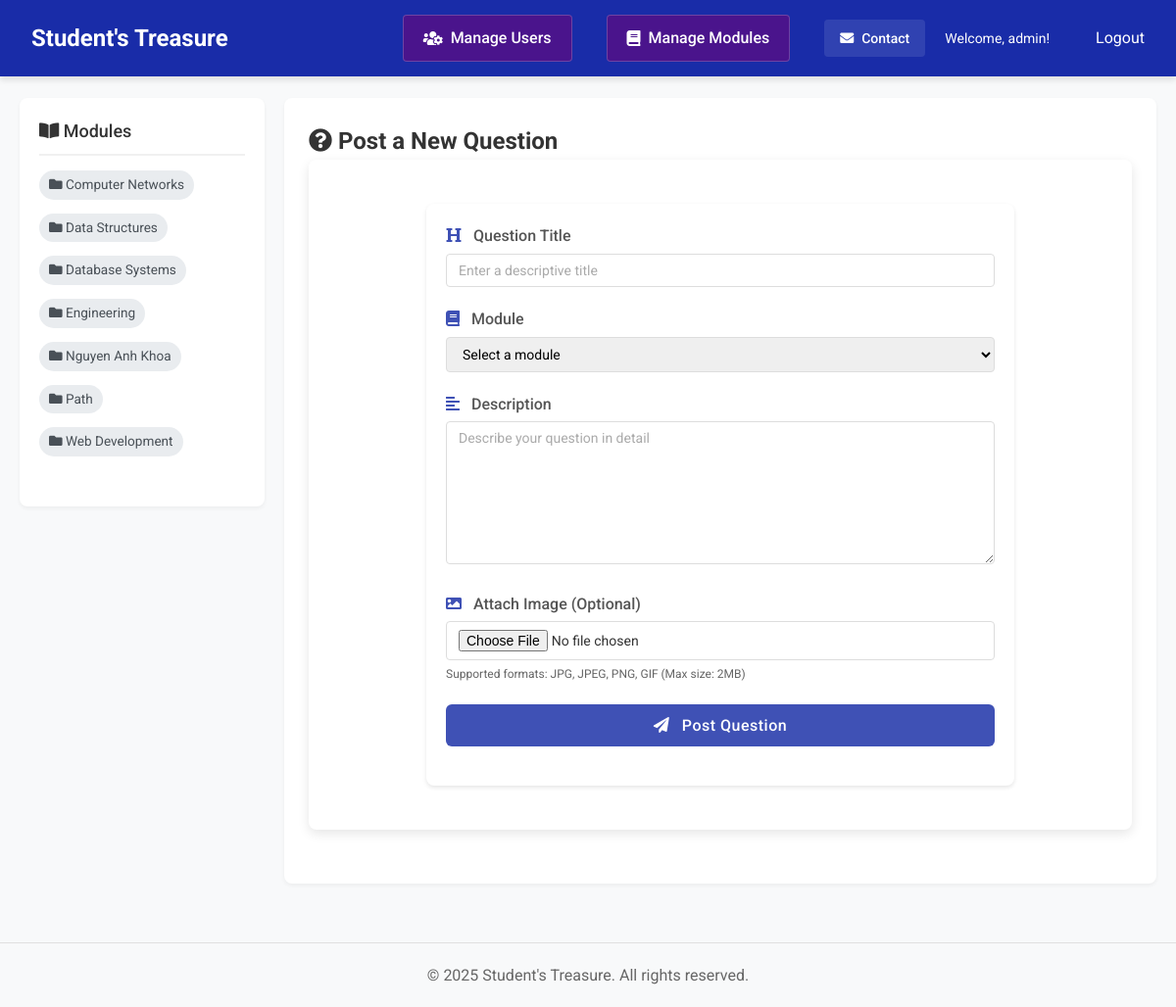
Screenshot of /index.php?action=create_post (signed in) with the database file from the repository.
### tables this page shows
CREATE TABLE `modules` (
  `id` int(11) NOT NULL,
  `name` varchar(100) NOT NULL,
  `created_at` timestamp NOT NULL DEFAULT current_timestamp()
);

### app/views/create_post.php (called while the page is built, shortened)
<?php
require_once __DIR__ . '/../models/database_functions.php';
$moduleModel = new Module();
$modules = $moduleModel->getAllModules();
include __DIR__ . '/includes/header.php';
include __DIR__ . '/templates/create_post_html.php';
include __DIR__ . '/includes/footer.php';
?>

### app/models/database_functions.php (called while the page is built, shortened)
<?php
class Module {
    public function getAllModules() {
        $pdo = connectDB();
        $stmt = $pdo->query("SELECT * FROM modules ORDER BY name");
        return $stmt->fetchAll();
    }
}
?>

### app/views/templates/create_post_html.php (the view, shortened to what this page needs)
<div class="container main-container">
    <div class="sidebar">
        <div class="sidebar-section">
            <h3 class="sidebar-title"><i class="fas fa-book-open"></i> Modules</h3>
            <ul class="module-list">
                <?php foreach ($modules as $module): ?>
                <li><a class="tag" href="index.php?action=module_posts&id=<?= $module['id'] ?>"><i class="fas fa-folder"></i> <?= htmlspecialchars($module['name']) ?></a></li>
                <?php endforeach; ?>
            </ul>
        </div>
    </div>
    <div class="content-area">
        <h2><i class="fas fa-question-circle"></i> Post a New Question</h2>
        <div class="card">
            <div class="card-body">
                <form action="/Coursework/app/controllers/post_controller.php" method="post" enctype="multipart/form-data" class="form-container">
                    <div class="form-group">
                        <label for="title" class="form-label"><i class="fas fa-heading"></i> Question Title</label>
                        <input type="text" class="form-control" id="title" name="title"
                               value="<?= isset($_SESSION['form_data']['title']) ? htmlspecialchars($_SESSION['form_data']['title']) : '' ?>"
                               placeholder="Enter a descriptive title" required>
                    </div>
                    <div class="form-group">
                        <label for="module_id" class="form-label"><i class="fas fa-book"></i> Module</label>
                        <select class="form-control" id="module_id" name="module_id" required>
                            <option value="">Select a module</option>
                        </select>
                    </div>
                    <div class="form-group">
                        <label for="content" class="form-label"><i class="fas fa-align-left"></i> Description</label>
                        <textarea class="form-control" id="content" name="content" rows="8"
                                  placeholder="Describe your question in detail" required><?= isset($_SESSION['form_data']['content']) ? htmlspecialchars($_SESSION['form_data']['content']) : '' ?></textarea>
                    </div>
                    <div class="form-group">
                        <label for="image" class="form-label"><i class="fas fa-image"></i> Attach Image (Optional)</label>
                        <input type="file" class="form-control" id="image" name="image" accept="image/*">
                        <small class="form-text text-muted">Supported formats: JPG, JPEG, PNG, GIF (Max size: 2MB)</small>
                    </div>
                    <div class="form-group">
                        <button type="submit" class="btn btn-primary"><i class="fas fa-paper-plane"></i> Post Question</button>
                    </div>
                </form>
            </div>
        </div>
    </div>
</div>

### assets/css/style.css (style rules this page uses)
* { margin: 0; padding: 0; box-sizing: border-box; font-family: 'Roboto', 'Arial', sans-serif; }
body { background-color: #f8f9fa; color: #333333; line-height: 1.6; }
.container { width: 100%; max-width: 1200px; margin: 0 auto; padding: 0 15px; }
.main-container { display: flex; margin-top: 80px; min-height: calc(100vh - 80px); gap: 20px; padding: 20px; }
a { color: white; padding: 8px 12px; border-radius: 4px; transition: background-color 0.3s; text-decoration: none; }
.sidebar { width: 250px; background-color: white; border-radius: 8px; box-shadow: 0 2px 4px rgba(0, 0, 0, 0.05); padding: 20px; position: sticky; top: 100px; height: fit-content; }
.sidebar-section { margin-bottom: 25px; }
.sidebar-title { font-size: 18px; margin-bottom: 15px; color: #333; font-weight: 500; padding-bottom: 8px; border-bottom: 2px solid #f0f0f0; }
.module-list { list-style: none; }
.module-list li { margin-bottom: 8px; }
.tag { display: inline-block; background-color: #e9ecef; color: #495057; padding: 4px 10px; border-radius: 16px; font-size: 0.85rem; margin-right: 6px; margin-bottom: 6px; transition: all 0.3s ease; }
.content-area { flex: 1; padding: 25px; background-color: white; min-height: calc(100vh - 120px); border-radius: 8px; box-shadow: 0 2px 4px rgba(0, 0, 0, 0.05); }
.form-container { width: 100%; max-width: 600px; margin: 0 auto; }
.form-group { margin-bottom: 25px; }
.form-label { font-weight: 500; margin-bottom: 8px; display: block; color: #555; }
.form-label i { margin-right: 8px; color: #3f51b5; }
.form-control { border: 1px solid #ddd; border-radius: 6px; padding: 12px 15px; width: 100%; font-size: 15px; transition: all 0.3s; }
.form-control::placeholder { color: #aaa; font-size: 14px; }
.card { border: none; border-radius: 8px; overflow: hidden; box-shadow: 0 4px 12px rgba(0, 0, 0, 0.1); margin-bottom: 30px; transition: transform 0.3s, box-shadow 0.3s; }
.card-body { padding: 25px; }
.btn { padding: 10px 18px; border: none; border-radius: 6px; cursor: pointer; font-weight: 500; transition: all 0.3s; display: inline-block; }
.btn-primary { background-color: #3f51b5; color: white; width: 100%; padding: 12px; font-size: 16px; letter-spacing: 0.5px; }
.btn-primary i { margin-right: 8px; }
.form-container { max-width: 600px; margin: 20px auto; padding: 20px; background: white; border-radius: 8px; box-shadow: 0 2px 4px rgba(0,0,0,0.1); }
.form-group { margin-bottom: 20px; }
.form-group label { display: block; margin-bottom: 5px; font-weight: 500; }
.form-control { width: 100%; padding: 8px 12px; border: 1px solid #ddd; border-radius: 4px; font-size: 14px; }
.form-text { display: block; margin-top: 5px; font-size: 12px; color: #666; }

### rows the page displays
modules: name "Computer Networks"
modules: name "Data Structures"
modules: name "Database Systems"
modules: name "Engineering"
modules: name "Nguyen Anh Khoa"
modules: name "Path"
modules: name "Web Development"

### other values shown
$_SESSION['username'] "admin"
